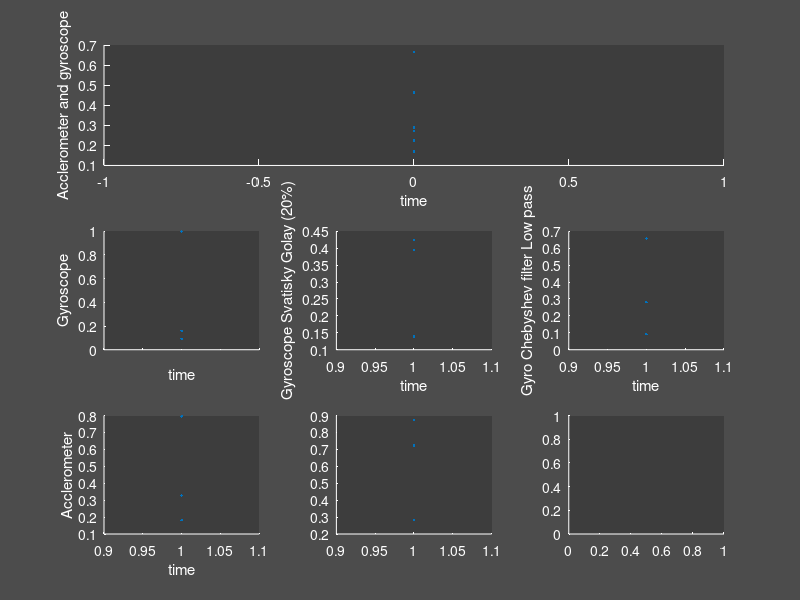

Source code (MATLAB): (Note: this script raises an error after producing the figure.)
i = 0;

figure1=figure('Color',[0.30,0.30,0.30],'InvertHardcopy','off');

ax1 = subplot(3,3,[1,2,3]);
set(gca,'color',[0.24,0.24,0.24], 'XColor',[1 1 1], 'YColor',[1 1 1]);
% ax1.Position = [0 0.5 0.5 0.5];
%ax1.title = "Acclearation and Gyroscope";
xlabel(ax1,'time')
ylabel(ax1,'Acclerometer and gyroscope')

hold on;
line1 = line(i, rand(1));  
line2 = line(i, rand(1));  
line3 = line(i, rand(1));  
line4 = line(i, rand(1));
line5 = line(i, rand(1));  
line6 = line(i, rand(1));

i = i+1;

ax2 = subplot(3,3,8);
set(gca,'color',[0.24,0.24,0.24], 'XColor',[1 1 1], 'YColor',[1 1 1]);
% ax2.Position = [0.53 0.5 0.48 0.5];
% xlabel(ax2,'time')
% ylabel(ax2,'Acclerometer')

line7 = line(i, rand(1));  
line8 = line(i, rand(1));  
line9 = line(i, rand(1)); 

ax3 = subplot(3,3,7);
set(gca,'color',[0.24,0.24,0.24], 'XColor',[1 1 1], 'YColor',[1 1 1]);
% ax3.Position = [0 0 0.5 0.5];
xlabel(ax3,'time')
ylabel(ax3,'Acclerometer')

line10 = line(i, rand(1));
line11 = line(i, rand(1));  
line12 = line(i, rand(1));

ax4 = subplot(3,3,4);
set(gca,'color',[0.24,0.24,0.24],'xticklabel',[], 'XColor',[1 1 1], 'YColor',[1 1 1]);
% ax4.Position = [0.53 0 0.46 0.48];
xlabel(ax4,'time')
ylabel(ax4,'Gyroscope')
% ax4.YLabel = "Accleration and gyro";
% ax4.XLabel = "Time";

line13 = line(i, rand(1));
line14 = line(i, rand(1));  
line15 = line(i, rand(1));

ax5 = subplot(3,3,5);
set(gca,'color',[0.24,0.24,0.24], 'XColor',[1 1 1], 'YColor',[1 1 1]);
xlabel(ax5,'time')
ylabel(ax5,'Gyroscope Svatisky Golay (20%)')

line16 = line(i, rand(1));
line17 = line(i, rand(1));  
line18 = line(i, rand(1));

ax6 = subplot(3,3,6);
set(gca,'color',[0.24,0.24,0.24], 'XColor',[1 1 1], 'YColor',[1 1 1]);
xlabel(ax6,'time')
ylabel(ax6,'Gyro Chebyshev filter Low pass')

line19 = line(i, rand(1));
line20 = line(i, rand(1));  
line21 = line(i, rand(1));

xc=0; yc=0; zc=0;    % coordinated of the center
L=2;                 % cube size (length of an edge)
alpha=0.8;             % transparency (max=1=opaque)

X = [0 0 0 0 0 1; 1 0 1 1 1 1; 1 0 1 1 1 1; 0 0 0 0 0 1];
Y = [0 0 0 0 1 0; 0 1 0 0 1 1; 0 1 1 1 1 1; 0 0 1 1 1 0];
Z = [0 0 1 0 0 0; 0 0 1 0 0 0; 1 1 1 0 1 1; 1 1 1 0 1 1];

C= [0.1 0.5 0.9 0.9 0.1 0.5];   % color/face

X = L*(X-0.5) + xc;
Y = L/1.5*(Y-0.5) + yc;
Z = L/3*(Z-0.5) + zc;
V=[reshape(X,1,24); reshape(Y,1,24); reshape(Z,1,24)]; %rashape takesthe element of X and it fix them in only one coulomn (in this case)
ax7 = subplot(3,3,9);
set(gca,'color',[0.24,0.24,0.24], 'XColor',[1 1 1], 'YColor',[1 1 1]);

% fill3(X,Y,Z,C)
% axis square

x_l = [];
x_r13 = [];
x_r14 = [];
x_r15 = [];

[x_r16,x_r17 ,x_r18] = deal([]);

while(1)

    pause(0.10); 
    
    line1.XData = [line1.XData i];
    line1.YData = [line1.YData rand(1)];
    line1.Color = [1 0 0];
    line1.LineWidth = 1;
    line1.LineStyle = '-';
   
    line2.XData = [line2.XData i];
    line2.YData = [line2.YData rand(1)];
    line2.Color = [1 1 0];
    line2.LineWidth = 1;
    line2.LineStyle = '-';
    
    line3.XData = [line3.XData i];
    line3.YData = [line3.YData rand(1)];
    line3.Color = [0 1 0];
    line3.LineWidth = 1;
    line3.LineStyle = '-';

     line4.XData = [line4.XData i];
    line4.YData = [line4.YData rand(1)];
    line4.Color = [0 1 0];
    line4.LineWidth = 1;

     line5.XData = [line5.XData i];
    line5.YData = [line5.YData rand(1)];
    line5.Color = [1 1 0];
    line5.LineWidth = 1;

     line6.XData = [line6.XData i];
    line6.YData = [line6.YData rand(1)];
    line6.Color = [0 1 1];
    line6.LineWidth = 1;
    i=i+1;

    line7.XData = [line7.XData i];
    line7.YData = [line7.YData rand(1)];
    line7.Color = [1 0 0];
    line7.LineWidth = 1;
    
    line8.XData = [line8.XData i];
    line8.YData = [line8.YData rand(1)];
    line8.Color = [1 1 0];
    line8.LineWidth = 1;

    line9.XData = [line9.XData i];
    line9.YData = [line9.YData rand(1)];
    line9.Color = [0 1 0];
    line9.LineWidth = 1;

    line10.XData = [line10.XData i];
    line10.YData = [line10.YData rand(1)];
    line10.Color = [1 1 1];
    line10.LineWidth = 1;

    line11.XData = [line11.XData i];
    line11.YData = [line11.YData rand(1)];
    line11.Color = [1 1 0];
    line11.LineWidth = 1;

    line12.XData = [line12.XData i];
    line12.YData = [line12.YData rand(1)];
    line12.Color = [0 1 1];
    line12.LineWidth = 1;
    
    if i>200

        x_r13 = x_r13(2:end);
        x_r14 = x_r14(2:end);
        x_r15 = x_r15(2:end);
        x_r16 = x_r16(2:end);
        x_r17 = x_r17(2:end);
        
        x_r13(end+1)=rand(1);
        x_r14(end+1)=rand(1);
        x_r15(end+1)=rand(1);
        x_r16(end+1)=rand(1);
        x_r17(end+1)=rand(1);

        line13.XData = (1:100);
        line13.YData = x_r13;
        line14.XData = (1:100);
        line14.YData = x_r14;
        line15.XData = (1:100);
        line15.YData = x_r15;
        line16.XData = (1:100);
        line16.YData = smoothdata(x_r16,20,'sgolay');
        line17.XData = (1:100);
        [b, a] = cheby1(4, 20,(400/(1000/2))); % fs = 1000, fc = 400
        o = filter(b, a, x_r17);
        line17.YData = o;

        dcm_filtered = angle2dcm( rand(1), rand(1), rand(1));
        VR_filtered=dcm_filtered*V;
        XR_filtered=reshape(VR_filtered(1,:),4,6);
        YR_filtered=reshape(VR_filtered(2,:),4,6);
        ZR_filtered=reshape(VR_filtered(3,:),4,6);

        fill3(XR_filtered,YR_filtered,ZR_filtered,C,'FaceAlpha',alpha,'EdgeColor',[0.24,0.24,0.24]);
        xlim([-2 2]);
        ylim([-2 2]);
        zlim([-2 2]);
        box on;

        
%         fuse = complementaryFilter('SampleRate',1000); % fs = 1000
%         q = fuse(x_r14, x_r15);
%         disp(q);

        


    else
        x_l(end+1)=i;

        x_r13(end+1)=rand(1);
        x_r14(end+1)=rand(1);
        x_r15(end+1)=rand(1);
        x_r16(end+1)=rand(1);
        x_r17(end+1)=rand(1);
       

        line13.XData = [line13.XData i];
        line13.YData = [line13.YData rand(1)];
        line14.XData = [line14.XData i];
        line14.YData = [line14.YData rand(1)];
        line15.XData = [line15.XData i];
        line15.YData = [line15.YData rand(1)];
        line16.XData = [line16.XData i];
        line16.YData = [line16.YData rand(1)];
        line17.XData = [line17.XData i];
        line17.YData = [line17.YData rand(1)];
    end

    line13.Color = [0.9 0.1 0.2];
    line13.LineWidth = 1;
    line14.Color = [0 0.3 0.5];
    line14.LineWidth = 1;
    line15.Color = [0 0.9 0.7];
    line15.LineWidth = 1;
    line16.Color = [0.9 0.9 0.7];
    line16.LineWidth = 1;
    line17.Color = [0.5 0.1 0.7];
    line17.LineWidth = 1;

    
    i=i+1;
end